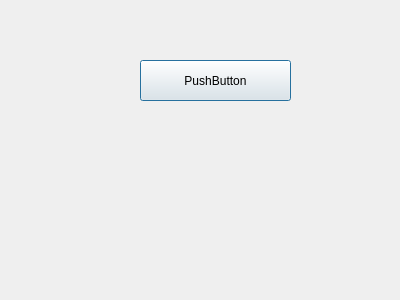
<?xml version="1.0" encoding="UTF-8"?>
<ui version="4.0">
 <class>secDialog</class>
 <widget class="QDialog" name="secDialog">
  <property name="geometry">
   <rect>
    <x>0</x>
    <y>0</y>
    <width>400</width>
    <height>300</height>
   </rect>
  </property>
  <property name="windowTitle">
   <string>Dialog</string>
  </property>
  <widget class="QPushButton" name="pushButton">
   <property name="geometry">
    <rect>
     <x>140</x>
     <y>60</y>
     <width>151</width>
     <height>41</height>
    </rect>
   </property>
   <property name="text">
    <string>PushButton</string>
   </property>
  </widget>
 </widget>
 <resources/>
 <connections/>
</ui>
